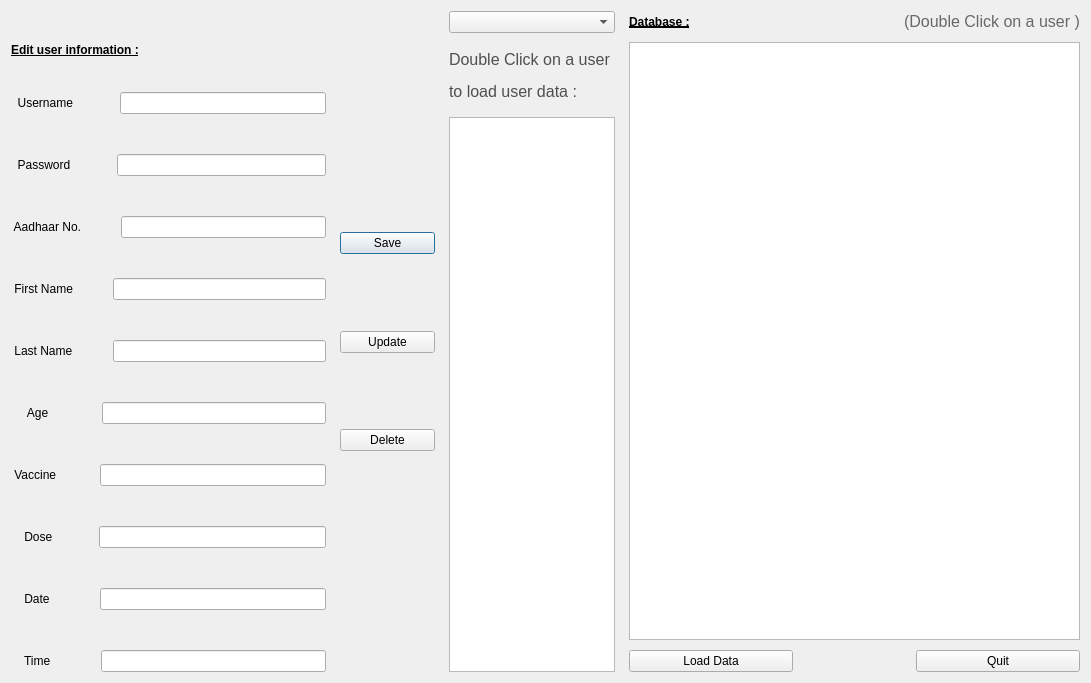
<?xml version="1.0" encoding="UTF-8"?>
<ui version="4.0">
 <class>AdminDialog1</class>
 <widget class="QDialog" name="AdminDialog1">
  <property name="geometry">
   <rect>
    <x>0</x>
    <y>0</y>
    <width>1091</width>
    <height>683</height>
   </rect>
  </property>
  <property name="windowTitle">
   <string>Dialog</string>
  </property>
  <property name="layoutDirection">
   <enum>Qt::LeftToRight</enum>
  </property>
  <layout class="QHBoxLayout" name="horizontalLayout_14">
   <item>
    <layout class="QHBoxLayout" name="horizontalLayout_13" stretch="319,97,119,457">
     <property name="spacing">
      <number>14</number>
     </property>
     <item>
      <layout class="QVBoxLayout" name="verticalLayout_6" stretch="1,20">
       <property name="spacing">
        <number>3</number>
       </property>
       <item>
        <widget class="QLabel" name="label_19">
         <property name="styleSheet">
          <string notr="true">font: 75 14pt &quot;MS Shell Dlg 2&quot;;
border-color: rgb(0, 170, 255);
text-decoration: underline;
color: black;
font-weight: bold;</string>
         </property>
         <property name="text">
          <string>Edit user information :</string>
         </property>
        </widget>
       </item>
       <item>
        <layout class="QVBoxLayout" name="verticalLayout">
         <property name="spacing">
          <number>40</number>
         </property>
         <item>
          <layout class="QHBoxLayout" name="horizontalLayout">
           <item>
            <widget class="QLabel" name="label">
             <property name="enabled">
              <bool>true</bool>
             </property>
             <property name="palette">
              <palette>
               <active/>
               <inactive/>
               <disabled/>
              </palette>
             </property>
             <property name="styleSheet">
              <string notr="true">font: 75 14pt &quot;MS Shell Dlg 2&quot;;
border-color: rgb(0, 170, 255);</string>
             </property>
             <property name="text">
              <string>  Username  </string>
             </property>
            </widget>
           </item>
           <item>
            <widget class="QLineEdit" name="lineEdit_username">
             <property name="styleSheet">
              <string notr="true">font: 75 12pt &quot;MS Shell Dlg 2&quot;;</string>
             </property>
            </widget>
           </item>
          </layout>
         </item>
         <item>
          <layout class="QHBoxLayout" name="horizontalLayout_2">
           <item>
            <widget class="QLabel" name="label_2">
             <property name="palette">
              <palette>
               <active/>
               <inactive/>
               <disabled/>
              </palette>
             </property>
             <property name="styleSheet">
              <string notr="true">font: 75 14pt &quot;MS Shell Dlg 2&quot;;
border-color: rgb(0, 170, 255);</string>
             </property>
             <property name="text">
              <string>  Password  </string>
             </property>
            </widget>
           </item>
           <item>
            <widget class="QLineEdit" name="lineEdit_pw">
             <property name="styleSheet">
              <string notr="true">font: 75 12pt &quot;MS Shell Dlg 2&quot;;</string>
             </property>
            </widget>
           </item>
          </layout>
         </item>
         <item>
          <layout class="QHBoxLayout" name="horizontalLayout_6">
           <item>
            <widget class="QLabel" name="label_5">
             <property name="palette">
              <palette>
               <active/>
               <inactive/>
               <disabled/>
              </palette>
             </property>
             <property name="styleSheet">
              <string notr="true">font: 75 14pt &quot;MS Shell Dlg 2&quot;;
border-color: rgb(0, 170, 255);</string>
             </property>
             <property name="text">
              <string> Aadhaar No.</string>
             </property>
            </widget>
           </item>
           <item>
            <widget class="QLineEdit" name="lineEdit_aadhaar">
             <property name="styleSheet">
              <string notr="true">font: 75 12pt &quot;MS Shell Dlg 2&quot;;</string>
             </property>
            </widget>
           </item>
          </layout>
         </item>
         <item>
          <layout class="QHBoxLayout" name="horizontalLayout_3">
           <item>
            <widget class="QLabel" name="label_3">
             <property name="palette">
              <palette>
               <active/>
               <inactive/>
               <disabled/>
              </palette>
             </property>
             <property name="styleSheet">
              <string notr="true">font: 75 14pt &quot;MS Shell Dlg 2&quot;;
border-color: rgb(0, 170, 255);</string>
             </property>
             <property name="text">
              <string> First Name</string>
             </property>
            </widget>
           </item>
           <item>
            <widget class="QLineEdit" name="lineEdit_fName">
             <property name="styleSheet">
              <string notr="true">font: 75 12pt &quot;MS Shell Dlg 2&quot;;</string>
             </property>
            </widget>
           </item>
          </layout>
         </item>
         <item>
          <layout class="QHBoxLayout" name="horizontalLayout_4">
           <item>
            <widget class="QLabel" name="label_4">
             <property name="palette">
              <palette>
               <active/>
               <inactive/>
               <disabled/>
              </palette>
             </property>
             <property name="styleSheet">
              <string notr="true">font: 75 14pt &quot;MS Shell Dlg 2&quot;;
border-color: rgb(0, 170, 255);</string>
             </property>
             <property name="text">
              <string> Last Name</string>
             </property>
            </widget>
           </item>
           <item>
            <widget class="QLineEdit" name="lineEdit_lName">
             <property name="styleSheet">
              <string notr="true">font: 75 12pt &quot;MS Shell Dlg 2&quot;;</string>
             </property>
            </widget>
           </item>
          </layout>
         </item>
         <item>
          <layout class="QHBoxLayout" name="horizontalLayout_7">
           <item>
            <widget class="QLabel" name="label_8">
             <property name="palette">
              <palette>
               <active/>
               <inactive/>
               <disabled/>
              </palette>
             </property>
             <property name="styleSheet">
              <string notr="true">font: 75 14pt &quot;MS Shell Dlg 2&quot;;
border-color: rgb(0, 170, 255);</string>
             </property>
             <property name="text">
              <string>     Age    </string>
             </property>
            </widget>
           </item>
           <item>
            <widget class="QLineEdit" name="lineEdit_age">
             <property name="styleSheet">
              <string notr="true">font: 75 12pt &quot;MS Shell Dlg 2&quot;;</string>
             </property>
            </widget>
           </item>
          </layout>
         </item>
         <item>
          <layout class="QHBoxLayout" name="horizontalLayout_5">
           <item>
            <widget class="QLabel" name="label_6">
             <property name="palette">
              <palette>
               <active/>
               <inactive/>
               <disabled/>
              </palette>
             </property>
             <property name="styleSheet">
              <string notr="true">font: 75 14pt &quot;MS Shell Dlg 2&quot;;
border-color: rgb(0, 170, 255);</string>
             </property>
             <property name="text">
              <string> Vaccine </string>
             </property>
            </widget>
           </item>
           <item>
            <widget class="QLineEdit" name="lineEdit_vaccine">
             <property name="styleSheet">
              <string notr="true">font: 75 12pt &quot;MS Shell Dlg 2&quot;;</string>
             </property>
            </widget>
           </item>
          </layout>
         </item>
         <item>
          <layout class="QHBoxLayout" name="horizontalLayout_8">
           <item>
            <widget class="QLabel" name="label_7">
             <property name="styleSheet">
              <string notr="true">font: 75 14pt &quot;MS Shell Dlg 2&quot;;
border-color: rgb(0, 170, 255);</string>
             </property>
             <property name="text">
              <string>    Dose  </string>
             </property>
            </widget>
           </item>
           <item>
            <widget class="QLineEdit" name="lineEdit_dose">
             <property name="styleSheet">
              <string notr="true">font: 75 12pt &quot;MS Shell Dlg 2&quot;;</string>
             </property>
            </widget>
           </item>
          </layout>
         </item>
         <item>
          <layout class="QHBoxLayout" name="horizontalLayout_9">
           <item>
            <widget class="QLabel" name="label_10">
             <property name="styleSheet">
              <string notr="true">font: 75 14pt &quot;MS Shell Dlg 2&quot;;
border-color: rgb(0, 170, 255);</string>
             </property>
             <property name="text">
              <string>    Date   </string>
             </property>
            </widget>
           </item>
           <item>
            <widget class="QLineEdit" name="lineEdit_date">
             <property name="styleSheet">
              <string notr="true">font: 75 12pt &quot;MS Shell Dlg 2&quot;;</string>
             </property>
            </widget>
           </item>
          </layout>
         </item>
         <item>
          <layout class="QHBoxLayout" name="horizontalLayout_10">
           <item>
            <widget class="QLabel" name="label_9">
             <property name="styleSheet">
              <string notr="true">font: 75 14pt &quot;MS Shell Dlg 2&quot;;
border-color: rgb(0, 170, 255);</string>
             </property>
             <property name="text">
              <string>    Time   </string>
             </property>
            </widget>
           </item>
           <item>
            <widget class="QLineEdit" name="lineEdit_time">
             <property name="styleSheet">
              <string notr="true">font: 75 12pt &quot;MS Shell Dlg 2&quot;;</string>
             </property>
            </widget>
           </item>
          </layout>
         </item>
        </layout>
       </item>
      </layout>
     </item>
     <item>
      <layout class="QVBoxLayout" name="verticalLayout_12" stretch="1,1,1">
       <property name="spacing">
        <number>1</number>
       </property>
       <item>
        <layout class="QVBoxLayout" name="verticalLayout_9">
         <item>
          <widget class="QLabel" name="label_17">
           <property name="text">
            <string/>
           </property>
          </widget>
         </item>
        </layout>
       </item>
       <item>
        <layout class="QVBoxLayout" name="verticalLayout_4">
         <item>
          <widget class="QPushButton" name="pushButton_save">
           <property name="styleSheet">
            <string notr="true">font: 75 14pt &quot;MS Shell Dlg 2&quot;;</string>
           </property>
           <property name="text">
            <string>Save</string>
           </property>
          </widget>
         </item>
         <item>
          <spacer name="verticalSpacer">
           <property name="orientation">
            <enum>Qt::Vertical</enum>
           </property>
           <property name="sizeHint" stdset="0">
            <size>
             <width>20</width>
             <height>40</height>
            </size>
           </property>
          </spacer>
         </item>
         <item>
          <widget class="QPushButton" name="pushButton_update">
           <property name="styleSheet">
            <string notr="true">font: 75 14pt &quot;MS Shell Dlg 2&quot;;</string>
           </property>
           <property name="text">
            <string>Update</string>
           </property>
          </widget>
         </item>
         <item>
          <spacer name="verticalSpacer_2">
           <property name="orientation">
            <enum>Qt::Vertical</enum>
           </property>
           <property name="sizeHint" stdset="0">
            <size>
             <width>20</width>
             <height>40</height>
            </size>
           </property>
          </spacer>
         </item>
         <item>
          <widget class="QPushButton" name="pushButton_delete">
           <property name="styleSheet">
            <string notr="true">font: 75 14pt &quot;MS Shell Dlg 2&quot;;</string>
           </property>
           <property name="text">
            <string>Delete</string>
           </property>
          </widget>
         </item>
        </layout>
       </item>
       <item>
        <layout class="QVBoxLayout" name="verticalLayout_10">
         <item>
          <widget class="QLabel" name="label_16">
           <property name="text">
            <string/>
           </property>
          </widget>
         </item>
        </layout>
       </item>
      </layout>
     </item>
     <item>
      <layout class="QVBoxLayout" name="verticalLayout_8" stretch="88,509,30">
       <property name="spacing">
        <number>10</number>
       </property>
       <item>
        <layout class="QVBoxLayout" name="verticalLayout_5" stretch="1,1">
         <property name="spacing">
          <number>10</number>
         </property>
         <item>
          <widget class="QComboBox" name="comboBox">
           <property name="styleSheet">
            <string notr="true">font: 75 14pt &quot;MS Shell Dlg 2&quot;;</string>
           </property>
          </widget>
         </item>
         <item>
          <layout class="QVBoxLayout" name="verticalLayout_3" stretch="1,1">
           <property name="spacing">
            <number>1</number>
           </property>
           <item>
            <widget class="QLabel" name="label_12">
             <property name="palette">
              <palette>
               <active>
                <colorrole role="WindowText">
                 <brush brushstyle="SolidPattern">
                  <color alpha="255">
                   <red>79</red>
                   <green>79</green>
                   <blue>79</blue>
                  </color>
                 </brush>
                </colorrole>
                <colorrole role="Text">
                 <brush brushstyle="SolidPattern">
                  <color alpha="255">
                   <red>79</red>
                   <green>79</green>
                   <blue>79</blue>
                  </color>
                 </brush>
                </colorrole>
                <colorrole role="ButtonText">
                 <brush brushstyle="SolidPattern">
                  <color alpha="255">
                   <red>79</red>
                   <green>79</green>
                   <blue>79</blue>
                  </color>
                 </brush>
                </colorrole>
                <colorrole role="PlaceholderText">
                 <brush brushstyle="SolidPattern">
                  <color alpha="255">
                   <red>79</red>
                   <green>79</green>
                   <blue>79</blue>
                  </color>
                 </brush>
                </colorrole>
               </active>
               <inactive>
                <colorrole role="WindowText">
                 <brush brushstyle="SolidPattern">
                  <color alpha="255">
                   <red>79</red>
                   <green>79</green>
                   <blue>79</blue>
                  </color>
                 </brush>
                </colorrole>
                <colorrole role="Text">
                 <brush brushstyle="SolidPattern">
                  <color alpha="255">
                   <red>79</red>
                   <green>79</green>
                   <blue>79</blue>
                  </color>
                 </brush>
                </colorrole>
                <colorrole role="ButtonText">
                 <brush brushstyle="SolidPattern">
                  <color alpha="255">
                   <red>79</red>
                   <green>79</green>
                   <blue>79</blue>
                  </color>
                 </brush>
                </colorrole>
                <colorrole role="PlaceholderText">
                 <brush brushstyle="SolidPattern">
                  <color alpha="255">
                   <red>79</red>
                   <green>79</green>
                   <blue>79</blue>
                  </color>
                 </brush>
                </colorrole>
               </inactive>
               <disabled>
                <colorrole role="WindowText">
                 <brush brushstyle="SolidPattern">
                  <color alpha="255">
                   <red>79</red>
                   <green>79</green>
                   <blue>79</blue>
                  </color>
                 </brush>
                </colorrole>
                <colorrole role="Text">
                 <brush brushstyle="SolidPattern">
                  <color alpha="255">
                   <red>79</red>
                   <green>79</green>
                   <blue>79</blue>
                  </color>
                 </brush>
                </colorrole>
                <colorrole role="ButtonText">
                 <brush brushstyle="SolidPattern">
                  <color alpha="255">
                   <red>79</red>
                   <green>79</green>
                   <blue>79</blue>
                  </color>
                 </brush>
                </colorrole>
                <colorrole role="PlaceholderText">
                 <brush brushstyle="SolidPattern">
                  <color alpha="255">
                   <red>79</red>
                   <green>79</green>
                   <blue>79</blue>
                  </color>
                 </brush>
                </colorrole>
               </disabled>
              </palette>
             </property>
             <property name="font">
              <font>
               <pointsize>12</pointsize>
               <italic>false</italic>
               <bold>false</bold>
              </font>
             </property>
             <property name="styleSheet">
              <string notr="true">font: 75 12pt &quot;MS Shell Dlg 2&quot;;
border-color: rgb(0, 170, 255);
color: rgb(79, 79, 79)</string>
             </property>
             <property name="text">
              <string>Double Click on a user </string>
             </property>
            </widget>
           </item>
           <item>
            <widget class="QLabel" name="label_15">
             <property name="palette">
              <palette>
               <active>
                <colorrole role="WindowText">
                 <brush brushstyle="SolidPattern">
                  <color alpha="255">
                   <red>79</red>
                   <green>79</green>
                   <blue>79</blue>
                  </color>
                 </brush>
                </colorrole>
                <colorrole role="Text">
                 <brush brushstyle="SolidPattern">
                  <color alpha="255">
                   <red>79</red>
                   <green>79</green>
                   <blue>79</blue>
                  </color>
                 </brush>
                </colorrole>
                <colorrole role="ButtonText">
                 <brush brushstyle="SolidPattern">
                  <color alpha="255">
                   <red>79</red>
                   <green>79</green>
                   <blue>79</blue>
                  </color>
                 </brush>
                </colorrole>
                <colorrole role="PlaceholderText">
                 <brush brushstyle="SolidPattern">
                  <color alpha="255">
                   <red>79</red>
                   <green>79</green>
                   <blue>79</blue>
                  </color>
                 </brush>
                </colorrole>
               </active>
               <inactive>
                <colorrole role="WindowText">
                 <brush brushstyle="SolidPattern">
                  <color alpha="255">
                   <red>79</red>
                   <green>79</green>
                   <blue>79</blue>
                  </color>
                 </brush>
                </colorrole>
                <colorrole role="Text">
                 <brush brushstyle="SolidPattern">
                  <color alpha="255">
                   <red>79</red>
                   <green>79</green>
                   <blue>79</blue>
                  </color>
                 </brush>
                </colorrole>
                <colorrole role="ButtonText">
                 <brush brushstyle="SolidPattern">
                  <color alpha="255">
                   <red>79</red>
                   <green>79</green>
                   <blue>79</blue>
                  </color>
                 </brush>
                </colorrole>
                <colorrole role="PlaceholderText">
                 <brush brushstyle="SolidPattern">
                  <color alpha="255">
                   <red>79</red>
                   <green>79</green>
                   <blue>79</blue>
                  </color>
                 </brush>
                </colorrole>
               </inactive>
               <disabled>
                <colorrole role="WindowText">
                 <brush brushstyle="SolidPattern">
                  <color alpha="255">
                   <red>79</red>
                   <green>79</green>
                   <blue>79</blue>
                  </color>
                 </brush>
                </colorrole>
                <colorrole role="Text">
                 <brush brushstyle="SolidPattern">
                  <color alpha="255">
                   <red>79</red>
                   <green>79</green>
                   <blue>79</blue>
                  </color>
                 </brush>
                </colorrole>
                <colorrole role="ButtonText">
                 <brush brushstyle="SolidPattern">
                  <color alpha="255">
                   <red>79</red>
                   <green>79</green>
                   <blue>79</blue>
                  </color>
                 </brush>
                </colorrole>
                <colorrole role="PlaceholderText">
                 <brush brushstyle="SolidPattern">
                  <color alpha="255">
                   <red>79</red>
                   <green>79</green>
                   <blue>79</blue>
                  </color>
                 </brush>
                </colorrole>
               </disabled>
              </palette>
             </property>
             <property name="font">
              <font>
               <pointsize>12</pointsize>
               <italic>false</italic>
               <bold>false</bold>
              </font>
             </property>
             <property name="styleSheet">
              <string notr="true">font: 75 12pt &quot;MS Shell Dlg 2&quot;;
border-color: rgb(0, 170, 255);
color: rgb(79, 79, 79)</string>
             </property>
             <property name="text">
              <string>to load user data :</string>
             </property>
            </widget>
           </item>
          </layout>
         </item>
        </layout>
       </item>
       <item>
        <widget class="QListView" name="listView">
         <property name="styleSheet">
          <string notr="true">font: 75 14pt &quot;MS Shell Dlg 2&quot;;
color: rgb(125, 125, 125);</string>
         </property>
        </widget>
       </item>
       <item>
        <layout class="QVBoxLayout" name="verticalLayout_14"/>
       </item>
      </layout>
     </item>
     <item>
      <layout class="QVBoxLayout" name="verticalLayout_7" stretch="22,661">
       <property name="spacing">
        <number>10</number>
       </property>
       <item>
        <layout class="QHBoxLayout" name="horizontalLayout_12">
         <item>
          <widget class="QLabel" name="label_13">
           <property name="palette">
            <palette>
             <active>
              <colorrole role="WindowText">
               <brush brushstyle="SolidPattern">
                <color alpha="255">
                 <red>0</red>
                 <green>0</green>
                 <blue>0</blue>
                </color>
               </brush>
              </colorrole>
              <colorrole role="Text">
               <brush brushstyle="SolidPattern">
                <color alpha="255">
                 <red>0</red>
                 <green>0</green>
                 <blue>0</blue>
                </color>
               </brush>
              </colorrole>
              <colorrole role="ButtonText">
               <brush brushstyle="SolidPattern">
                <color alpha="255">
                 <red>0</red>
                 <green>0</green>
                 <blue>0</blue>
                </color>
               </brush>
              </colorrole>
              <colorrole role="PlaceholderText">
               <brush brushstyle="SolidPattern">
                <color alpha="255">
                 <red>0</red>
                 <green>0</green>
                 <blue>0</blue>
                </color>
               </brush>
              </colorrole>
             </active>
             <inactive>
              <colorrole role="WindowText">
               <brush brushstyle="SolidPattern">
                <color alpha="255">
                 <red>0</red>
                 <green>0</green>
                 <blue>0</blue>
                </color>
               </brush>
              </colorrole>
              <colorrole role="Text">
               <brush brushstyle="SolidPattern">
                <color alpha="255">
                 <red>0</red>
                 <green>0</green>
                 <blue>0</blue>
                </color>
               </brush>
              </colorrole>
              <colorrole role="ButtonText">
               <brush brushstyle="SolidPattern">
                <color alpha="255">
                 <red>0</red>
                 <green>0</green>
                 <blue>0</blue>
                </color>
               </brush>
              </colorrole>
              <colorrole role="PlaceholderText">
               <brush brushstyle="SolidPattern">
                <color alpha="255">
                 <red>0</red>
                 <green>0</green>
                 <blue>0</blue>
                </color>
               </brush>
              </colorrole>
             </inactive>
             <disabled>
              <colorrole role="WindowText">
               <brush brushstyle="SolidPattern">
                <color alpha="255">
                 <red>0</red>
                 <green>0</green>
                 <blue>0</blue>
                </color>
               </brush>
              </colorrole>
              <colorrole role="Text">
               <brush brushstyle="SolidPattern">
                <color alpha="255">
                 <red>0</red>
                 <green>0</green>
                 <blue>0</blue>
                </color>
               </brush>
              </colorrole>
              <colorrole role="ButtonText">
               <brush brushstyle="SolidPattern">
                <color alpha="255">
                 <red>0</red>
                 <green>0</green>
                 <blue>0</blue>
                </color>
               </brush>
              </colorrole>
              <colorrole role="PlaceholderText">
               <brush brushstyle="SolidPattern">
                <color alpha="255">
                 <red>0</red>
                 <green>0</green>
                 <blue>0</blue>
                </color>
               </brush>
              </colorrole>
             </disabled>
            </palette>
           </property>
           <property name="styleSheet">
            <string notr="true">font: 75 14pt &quot;MS Shell Dlg 2&quot;;
border-color: rgb(0, 170, 255);
text-decoration: underline;
color: black;
font-weight: bold;</string>
           </property>
           <property name="text">
            <string>Database :</string>
           </property>
          </widget>
         </item>
         <item>
          <spacer name="horizontalSpacer_2">
           <property name="orientation">
            <enum>Qt::Horizontal</enum>
           </property>
           <property name="sizeHint" stdset="0">
            <size>
             <width>40</width>
             <height>20</height>
            </size>
           </property>
          </spacer>
         </item>
         <item>
          <widget class="QLabel" name="label_14">
           <property name="palette">
            <palette>
             <active>
              <colorrole role="WindowText">
               <brush brushstyle="SolidPattern">
                <color alpha="255">
                 <red>104</red>
                 <green>104</green>
                 <blue>104</blue>
                </color>
               </brush>
              </colorrole>
              <colorrole role="Text">
               <brush brushstyle="SolidPattern">
                <color alpha="255">
                 <red>104</red>
                 <green>104</green>
                 <blue>104</blue>
                </color>
               </brush>
              </colorrole>
              <colorrole role="ButtonText">
               <brush brushstyle="SolidPattern">
                <color alpha="255">
                 <red>104</red>
                 <green>104</green>
                 <blue>104</blue>
                </color>
               </brush>
              </colorrole>
              <colorrole role="PlaceholderText">
               <brush brushstyle="SolidPattern">
                <color alpha="255">
                 <red>104</red>
                 <green>104</green>
                 <blue>104</blue>
                </color>
               </brush>
              </colorrole>
             </active>
             <inactive>
              <colorrole role="WindowText">
               <brush brushstyle="SolidPattern">
                <color alpha="255">
                 <red>104</red>
                 <green>104</green>
                 <blue>104</blue>
                </color>
               </brush>
              </colorrole>
              <colorrole role="Text">
               <brush brushstyle="SolidPattern">
                <color alpha="255">
                 <red>104</red>
                 <green>104</green>
                 <blue>104</blue>
                </color>
               </brush>
              </colorrole>
              <colorrole role="ButtonText">
               <brush brushstyle="SolidPattern">
                <color alpha="255">
                 <red>104</red>
                 <green>104</green>
                 <blue>104</blue>
                </color>
               </brush>
              </colorrole>
              <colorrole role="PlaceholderText">
               <brush brushstyle="SolidPattern">
                <color alpha="255">
                 <red>104</red>
                 <green>104</green>
                 <blue>104</blue>
                </color>
               </brush>
              </colorrole>
             </inactive>
             <disabled>
              <colorrole role="WindowText">
               <brush brushstyle="SolidPattern">
                <color alpha="255">
                 <red>104</red>
                 <green>104</green>
                 <blue>104</blue>
                </color>
               </brush>
              </colorrole>
              <colorrole role="Text">
               <brush brushstyle="SolidPattern">
                <color alpha="255">
                 <red>104</red>
                 <green>104</green>
                 <blue>104</blue>
                </color>
               </brush>
              </colorrole>
              <colorrole role="ButtonText">
               <brush brushstyle="SolidPattern">
                <color alpha="255">
                 <red>104</red>
                 <green>104</green>
                 <blue>104</blue>
                </color>
               </brush>
              </colorrole>
              <colorrole role="PlaceholderText">
               <brush brushstyle="SolidPattern">
                <color alpha="255">
                 <red>104</red>
                 <green>104</green>
                 <blue>104</blue>
                </color>
               </brush>
              </colorrole>
             </disabled>
            </palette>
           </property>
           <property name="font">
            <font>
             <pointsize>12</pointsize>
             <italic>false</italic>
             <bold>false</bold>
            </font>
           </property>
           <property name="styleSheet">
            <string notr="true">font: 75 12pt &quot;MS Shell Dlg 2&quot;;
border-color: rgb(0, 170, 255);
color: rgb(104, 104, 104);</string>
           </property>
           <property name="text">
            <string>(Double Click on a user )</string>
           </property>
          </widget>
         </item>
        </layout>
       </item>
       <item>
        <layout class="QVBoxLayout" name="verticalLayout_2">
         <property name="spacing">
          <number>10</number>
         </property>
         <item>
          <widget class="QTableView" name="tableView">
           <property name="styleSheet">
            <string notr="true">font: 75 10pt &quot;MS Shell Dlg 2&quot;;</string>
           </property>
          </widget>
         </item>
         <item>
          <layout class="QHBoxLayout" name="horizontalLayout_11" stretch="2,1,2">
           <property name="spacing">
            <number>40</number>
           </property>
           <item>
            <widget class="QPushButton" name="pushButton_loadInfo">
             <property name="styleSheet">
              <string notr="true">font: 75 14pt &quot;MS Shell Dlg 2&quot;;</string>
             </property>
             <property name="text">
              <string>Load Data</string>
             </property>
            </widget>
           </item>
           <item>
            <spacer name="horizontalSpacer">
             <property name="orientation">
              <enum>Qt::Horizontal</enum>
             </property>
             <property name="sizeHint" stdset="0">
              <size>
               <width>40</width>
               <height>20</height>
              </size>
             </property>
            </spacer>
           </item>
           <item>
            <widget class="QPushButton" name="pushButton_quit">
             <property name="styleSheet">
              <string notr="true">font: 75 14pt &quot;MS Shell Dlg 2&quot;;</string>
             </property>
             <property name="text">
              <string>Quit</string>
             </property>
            </widget>
           </item>
          </layout>
         </item>
        </layout>
       </item>
      </layout>
     </item>
    </layout>
   </item>
  </layout>
 </widget>
 <resources/>
 <connections/>
</ui>
